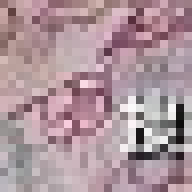
#> input picture face_detection/adaboost_image/00huirou_01.png, 24 x 24 px, found by its file name (shown 8 times larger); its folder holds only this picture in this run
$ python gen_haar_feature.py   (older library calls are emulated)
#> lines starting #> are read from the running program, lines starting #| are printed output that depends on the picture
import cv2
import numpy as np
from numpy import *
import os
from PIL import Image
from skimage import exposure
import xlsxwriter
from tqdm import tqdm
import math

global dist
global integimg
global varNormFactor

# Get integral image
def integral(img):
    # The integral image has one more row and one more column than the original image, and the first row and the first column of the integral image are 0
    integimg = np.zeros( shape = (img.shape[0] + 1, img.shape[1] + 1), dtype = np.int32 )
    for i in range(0,img.shape[0]):
        for j in range(0,img.shape[1]):
            integimg[i+1][j+1] = img[i][j] + integimg[i][j+1] + integimg[i+1][j] - integimg[i][j]
    # print('Done integral image!')
    return integimg

# Obtain Haar features at a single scale
# [71 lines left out: functions haar_onescale, harr, not called in this run]

def histeq(im,nbr_bins = 256):
    """Histogram equalization of a grayscale image"""
    # Calculate the histogram of the image
    imhist,bins = histogram(im.flatten(),nbr_bins,normed= True)
    cdf = imhist.cumsum()
    cdf = 255.0 * cdf / cdf[-1]
    # Compute new pixel values using linear interpolation of the cumulative distribution function
    im2 = interp(im.flatten(),bins[:-1],cdf)
    return im2.reshape(im.shape)


if __name__ == '__main__':

    # Convert images to grayscale sharpening
    img_folder = "../adaboost_image"
    img_name = os.listdir(img_folder)

    # Construct new table to store Haar features
    workbook = xlsxwriter.Workbook('HAAR Feature.xlsx')
    worksheet = workbook.add_worksheet('sheet1')

    # Get the feature values of each image
    for num in tqdm(range(len(img_name))):
        data = []
        label = int(img_name[num][0])
        label = label * 2 - 1
        data.append(label)
        img_path = img_folder + "/" + str(img_name[num])
        img = Image.open(img_path)
#> img is the input picture: PIL image 24x24 RGB; mean R, G, B 172.3, 148.2, 155.5

        # Conversion to grayscale
        gray = img.convert('L')
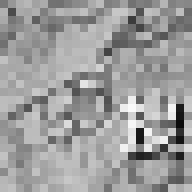
#> gray: PIL image 24x24 L (shown 8 times larger); min 11, max 250, mean 156.2
        gray = array(gray)
        dist = histeq(gray)
#> in histeq, `imhist,bins = histogram(im.flatten(),nbr_bins,normed= True)`: imhist = 256 values, max 0.026 at index 189, min 0 at index 1, mean 0.00418; bins = 257 values from 11 to 250
#> in histeq, `cdf = imhist.cumsum()`: cdf = 256 values from 0.00186 to 1.07
#> in histeq, `cdf = 255.0 * cdf / cdf[-1]`: cdf = 256 values from 0.443 to 255
#> in histeq, `im2 = interp(im.flatten(),bins[:-1],cdf)`: im2 = 576 values, max 255 at index 328, min 0.443 at index 382, mean 129.9
#> in histeq, `return im2.reshape(im.shape)`:
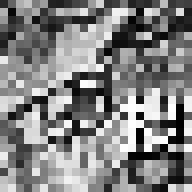
#> returned value: shape (24, 24) float64 (shown 8 times larger); min 0.443, max 255, mean 129.9

        # Extracting haar features
        haarblock_width = 6
        haarblock_height = 6
        width_limt = int( img.size[0] / haarblock_width )
#> width_limt = 4
        height_limt = int( img.size[1] / haarblock_height )
#> height_limt = 4
        Scale_num = min( height_limt, width_limt )
#> Scale_num = 4
        integimg = integral(dist)
#> after the loop in integral, `for i in range(0,img.shape[0]):`:
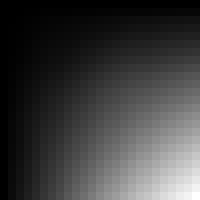
#> integimg: shape (25, 25) int32 (shown 8 times larger); min 0, max 74560, mean 18126.5; drawn with min black and max white

        # Find the normalization factor
        imgsum = integimg[-1][-1]
#> imgsum = 74560
        sqsum = sum(np.dot(np.array(dist),np.array(dist)))
#> sqsum = 233369324
        wh = 24 * 24
        mean = imgsum/wh
#> mean = 129.4
        sqmean = sqsum/wh
#> sqmean = 405155.1
        varNormFactor = math.sqrt(abs(mean*mean - sqmean))
#> varNormFactor = 623.2
#> (the run stopped early here; a loop or call above may not have finished)

$ run again, on face_detection/adaboost_image/1bihan_04.png
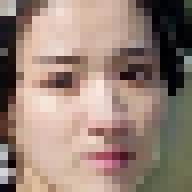
#> input picture face_detection/adaboost_image/1bihan_04.png, 24 x 24 px, found by its file name (shown 8 times larger)
#> img is the input picture: PIL image 24x24 RGB; mean R, G, B 151.3, 130, 119
#> `gray = img.convert('L')`:
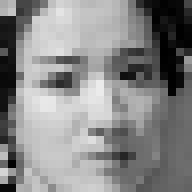
#> gray: PIL image 24x24 L (shown 8 times larger); min 0, max 235, mean 135.1
#> imhist = 256 values, max 0.0227 at index 118, min 0 at index 12, mean 0.00426; bins = 257 values from 0 to 235
#> in histeq, `cdf = imhist.cumsum()`: cdf = 256 values from 0.00189 to 1.09
#> in histeq, `cdf = 255.0 * cdf / cdf[-1]`: cdf = 256 values from 0.443 to 255
#> im2 = 576 values, max 255 at index 252, min 0.443 at index 164, mean 129.2
#> after the loop in integral, `for i in range(0,img.shape[0]):`:
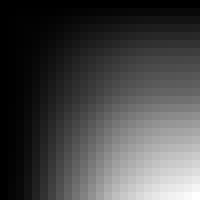
#> integimg: shape (25, 25) int32 (shown 8 times larger); min 0, max 74156, mean 20638; drawn with min black and max white
#> imgsum = 74156
#> sqsum = 228451932.5
#> mean = 128.7
#> sqmean = 396617.9
#> varNormFactor = 616.5

$ run again, on face_detection/adaboost_image/1bihan_15.png
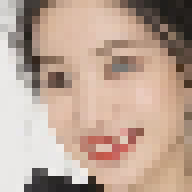
#> input picture face_detection/adaboost_image/1bihan_15.png, 24 x 24 px, found by its file name (shown 8 times larger)
#> img is the input picture: PIL image 24x24 RGB; mean R, G, B 188.1, 164.5, 149.6
#> `gray = img.convert('L')`:
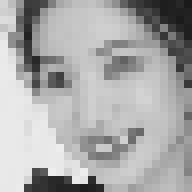
#> gray: PIL image 24x24 L (shown 8 times larger); min 26, max 238, mean 169.8
#> imhist = 256 values, max 0.0713 at index 249, min 0 at index 2, mean 0.00472; bins = 257 values from 26 to 238
#> in histeq, `cdf = imhist.cumsum()`: cdf = 256 values from 0.0021 to 1.21
#> in histeq, `cdf = 255.0 * cdf / cdf[-1]`: cdf = 256 values from 0.443 to 255
#> im2 = 576 values, max 255 at index 510, min 0.443 at index 23, mean 130.5
#> after the loop in integral, `for i in range(0,img.shape[0]):`:
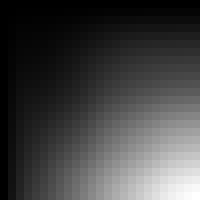
#> integimg: shape (25, 25) int32 (shown 8 times larger); min 0, max 74896, mean 19519.6; drawn with min black and max white
#> imgsum = 74896
#> sqsum = 229550372.3
#> mean = 130
#> sqmean = 398525
#> varNormFactor = 617.8

$ run again, on face_detection/adaboost_image/1bihan_19.png
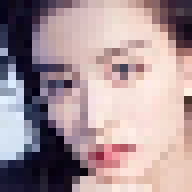
#> input picture face_detection/adaboost_image/1bihan_19.png, 24 x 24 px, found by its file name (shown 8 times larger)
#> img is the input picture: PIL image 24x24 RGB; mean R, G, B 168.6, 148.1, 152
#> `gray = img.convert('L')`:
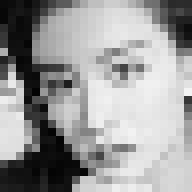
#> gray: PIL image 24x24 L (shown 8 times larger); min 3, max 243, mean 154.7
#> imhist = 256 values, max 0.0296 at index 242, min 0 at index 2, mean 0.00417; bins = 257 values from 3 to 243
#> in histeq, `cdf = imhist.cumsum()`: cdf = 256 values from 0.00185 to 1.07
#> in histeq, `cdf = 255.0 * cdf / cdf[-1]`: cdf = 256 values from 0.443 to 255
#> im2 = 576 values, max 255 at index 287, min 0.443 at index 268, mean 129.4
#> after the loop in integral, `for i in range(0,img.shape[0]):`:
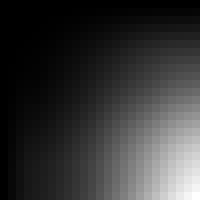
#> integimg: shape (25, 25) int32 (shown 8 times larger); min 0, max 74218, mean 15557.7; drawn with min black and max white
#> imgsum = 74218
#> sqsum = 238310728.2
#> mean = 128.9
#> sqmean = 413733.9
#> varNormFactor = 630.2

$ run again, on face_detection/adaboost_image/01bihan_15.png
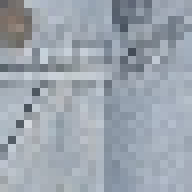
#> input picture face_detection/adaboost_image/01bihan_15.png, 24 x 24 px, found by its file name (shown 8 times larger)
#> img is the input picture: PIL image 24x24 RGB; mean R, G, B 156.1, 164.6, 174.4
#> imhist = 256 values, max 0.0703 at index 184, min 0 at index 1, mean 0.00719; bins = 257 values from 75 to 214
#> in histeq, `cdf = imhist.cumsum()`: cdf = 256 values from 0.0032 to 1.84
#> in histeq, `cdf = 255.0 * cdf / cdf[-1]`: cdf = 256 values from 0.443 to 255
#> im2 = 576 values, max 255 at index 363, min 0.443 at index 160, mean 129.8
#> in histeq, `return im2.reshape(im.shape)`:
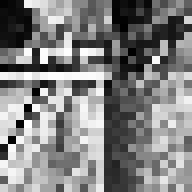
#> returned value: shape (24, 24) float64 (shown 8 times larger); min 0.443, max 255, mean 129.8
#> imgsum = 74459
#> sqsum = 226112578.3
#> mean = 129.3
#> sqmean = 392556.6
#> varNormFactor = 613.1
